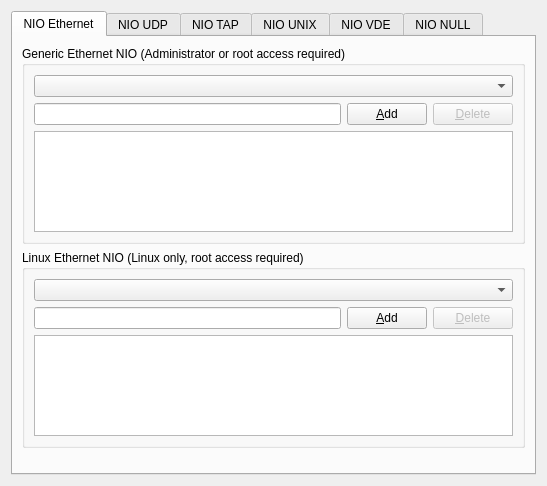
<?xml version="1.0" encoding="UTF-8"?>
<ui version="4.0">
 <class>CloudPage</class>
 <widget class="QWidget" name="CloudPage">
  <property name="geometry">
   <rect>
    <x>0</x>
    <y>0</y>
    <width>547</width>
    <height>486</height>
   </rect>
  </property>
  <property name="windowTitle">
   <string>Cloud</string>
  </property>
  <layout class="QVBoxLayout">
   <item>
    <widget class="QTabWidget" name="tabWidget">
     <property name="currentIndex">
      <number>0</number>
     </property>
     <widget class="QWidget" name="tab">
      <attribute name="title">
       <string>NIO Ethernet</string>
      </attribute>
      <layout class="QVBoxLayout">
       <item>
        <widget class="QGroupBox" name="groupBox">
         <property name="title">
          <string>Generic Ethernet NIO (Administrator or root access required)</string>
         </property>
         <layout class="QGridLayout">
          <item row="0" column="0" colspan="3">
           <widget class="QComboBox" name="comboBoxGenEth">
            <property name="sizePolicy">
             <sizepolicy hsizetype="Expanding" vsizetype="Fixed">
              <horstretch>0</horstretch>
              <verstretch>0</verstretch>
             </sizepolicy>
            </property>
            <property name="sizeAdjustPolicy">
             <enum>QComboBox::AdjustToContents</enum>
            </property>
           </widget>
          </item>
          <item row="1" column="0">
           <widget class="QLineEdit" name="lineEditGenEth"/>
          </item>
          <item row="1" column="1">
           <widget class="QPushButton" name="pushButtonAddGenericEth">
            <property name="text">
             <string>&amp;Add</string>
            </property>
           </widget>
          </item>
          <item row="1" column="2">
           <widget class="QPushButton" name="pushButtonDeleteGenericEth">
            <property name="enabled">
             <bool>false</bool>
            </property>
            <property name="text">
             <string>&amp;Delete</string>
            </property>
           </widget>
          </item>
          <item row="2" column="0" colspan="3">
           <widget class="QListWidget" name="listWidgetGenericEth"/>
          </item>
         </layout>
        </widget>
       </item>
       <item>
        <widget class="QGroupBox" name="groupBox_2">
         <property name="sizePolicy">
          <sizepolicy hsizetype="Preferred" vsizetype="Preferred">
           <horstretch>0</horstretch>
           <verstretch>0</verstretch>
          </sizepolicy>
         </property>
         <property name="title">
          <string>Linux Ethernet NIO (Linux only, root access required)</string>
         </property>
         <layout class="QGridLayout">
          <item row="0" column="0" colspan="3">
           <widget class="QComboBox" name="comboBoxLinuxEth">
            <property name="sizePolicy">
             <sizepolicy hsizetype="Expanding" vsizetype="Fixed">
              <horstretch>0</horstretch>
              <verstretch>0</verstretch>
             </sizepolicy>
            </property>
           </widget>
          </item>
          <item row="1" column="0">
           <widget class="QLineEdit" name="lineEditLinuxEth"/>
          </item>
          <item row="1" column="1">
           <widget class="QPushButton" name="pushButtonAddLinuxEth">
            <property name="text">
             <string>&amp;Add</string>
            </property>
           </widget>
          </item>
          <item row="1" column="2">
           <widget class="QPushButton" name="pushButtonDeleteLinuxEth">
            <property name="enabled">
             <bool>false</bool>
            </property>
            <property name="text">
             <string>&amp;Delete</string>
            </property>
           </widget>
          </item>
          <item row="2" column="0" colspan="3">
           <widget class="QListWidget" name="listWidgetLinuxEth"/>
          </item>
         </layout>
        </widget>
       </item>
       <item>
        <spacer>
         <property name="orientation">
          <enum>Qt::Vertical</enum>
         </property>
         <property name="sizeType">
          <enum>QSizePolicy::Fixed</enum>
         </property>
         <property name="sizeHint" stdset="0">
          <size>
           <width>21</width>
           <height>16</height>
          </size>
         </property>
        </spacer>
       </item>
      </layout>
     </widget>
     <widget class="QWidget" name="tab_2">
      <attribute name="title">
       <string>NIO UDP</string>
      </attribute>
      <layout class="QGridLayout">
       <item row="0" column="0" colspan="2">
        <widget class="QGroupBox" name="groupBox_3">
         <property name="title">
          <string>Settings</string>
         </property>
         <layout class="QGridLayout">
          <item row="0" column="0">
           <widget class="QLabel" name="label">
            <property name="text">
             <string>Local port:</string>
            </property>
           </widget>
          </item>
          <item row="0" column="1">
           <widget class="QSpinBox" name="spinBoxLocalPort">
            <property name="sizePolicy">
             <sizepolicy hsizetype="Expanding" vsizetype="Fixed">
              <horstretch>0</horstretch>
              <verstretch>0</verstretch>
             </sizepolicy>
            </property>
            <property name="maximum">
             <number>65535</number>
            </property>
            <property name="value">
             <number>30000</number>
            </property>
           </widget>
          </item>
          <item row="1" column="0">
           <widget class="QLabel" name="label_2">
            <property name="text">
             <string>Remote host:</string>
            </property>
           </widget>
          </item>
          <item row="1" column="1">
           <widget class="QLineEdit" name="lineEditRemoteHost">
            <property name="sizePolicy">
             <sizepolicy hsizetype="Expanding" vsizetype="Fixed">
              <horstretch>0</horstretch>
              <verstretch>0</verstretch>
             </sizepolicy>
            </property>
            <property name="text">
             <string>127.0.0.1</string>
            </property>
           </widget>
          </item>
          <item row="2" column="0">
           <widget class="QLabel" name="label_3">
            <property name="text">
             <string>Remote port:</string>
            </property>
           </widget>
          </item>
          <item row="2" column="1">
           <widget class="QSpinBox" name="spinBoxRemotePort">
            <property name="sizePolicy">
             <sizepolicy hsizetype="Expanding" vsizetype="Fixed">
              <horstretch>0</horstretch>
              <verstretch>0</verstretch>
             </sizepolicy>
            </property>
            <property name="maximum">
             <number>65535</number>
            </property>
            <property name="value">
             <number>20000</number>
            </property>
           </widget>
          </item>
         </layout>
        </widget>
       </item>
       <item row="0" column="2" rowspan="2">
        <widget class="QGroupBox" name="groupBox_4">
         <property name="title">
          <string>NIOs</string>
         </property>
         <layout class="QVBoxLayout">
          <item>
           <widget class="QListWidget" name="listWidgetUDP"/>
          </item>
         </layout>
        </widget>
       </item>
       <item row="1" column="0">
        <widget class="QPushButton" name="pushButtonAddUDP">
         <property name="text">
          <string>&amp;Add</string>
         </property>
        </widget>
       </item>
       <item row="1" column="1">
        <widget class="QPushButton" name="pushButtonDeleteUDP">
         <property name="enabled">
          <bool>false</bool>
         </property>
         <property name="text">
          <string>&amp;Delete</string>
         </property>
        </widget>
       </item>
       <item row="2" column="1">
        <spacer>
         <property name="orientation">
          <enum>Qt::Vertical</enum>
         </property>
         <property name="sizeHint" stdset="0">
          <size>
           <width>20</width>
           <height>211</height>
          </size>
         </property>
        </spacer>
       </item>
      </layout>
     </widget>
     <widget class="QWidget" name="tab_3">
      <attribute name="title">
       <string>NIO TAP</string>
      </attribute>
      <layout class="QVBoxLayout">
       <item>
        <widget class="QGroupBox" name="groupBox_5">
         <property name="title">
          <string>TAP interface (require root access)</string>
         </property>
         <layout class="QGridLayout">
          <item row="0" column="0">
           <widget class="QLineEdit" name="lineEditTAP"/>
          </item>
          <item row="0" column="1">
           <widget class="QPushButton" name="pushButtonAddTAP">
            <property name="text">
             <string>&amp;Add</string>
            </property>
           </widget>
          </item>
          <item row="0" column="2">
           <widget class="QPushButton" name="pushButtonDeleteTAP">
            <property name="enabled">
             <bool>false</bool>
            </property>
            <property name="text">
             <string>&amp;Delete</string>
            </property>
           </widget>
          </item>
          <item row="1" column="0" colspan="3">
           <widget class="QListWidget" name="listWidgetTAP"/>
          </item>
         </layout>
        </widget>
       </item>
       <item>
        <spacer>
         <property name="orientation">
          <enum>Qt::Vertical</enum>
         </property>
         <property name="sizeHint" stdset="0">
          <size>
           <width>20</width>
           <height>191</height>
          </size>
         </property>
        </spacer>
       </item>
      </layout>
     </widget>
     <widget class="QWidget" name="tab_4">
      <attribute name="title">
       <string>NIO UNIX</string>
      </attribute>
      <layout class="QGridLayout">
       <item row="0" column="0" colspan="2">
        <widget class="QGroupBox" name="groupBox_7">
         <property name="title">
          <string>Settings</string>
         </property>
         <layout class="QGridLayout">
          <item row="0" column="0">
           <layout class="QGridLayout">
            <item row="0" column="0">
             <widget class="QLabel" name="label_5">
              <property name="text">
               <string>Local file:</string>
              </property>
             </widget>
            </item>
            <item row="1" column="0">
             <widget class="QLineEdit" name="lineEditUNIXLocalFile">
              <property name="sizePolicy">
               <sizepolicy hsizetype="Expanding" vsizetype="Fixed">
                <horstretch>0</horstretch>
                <verstretch>0</verstretch>
               </sizepolicy>
              </property>
             </widget>
            </item>
           </layout>
          </item>
          <item row="1" column="0">
           <layout class="QGridLayout">
            <item row="0" column="0">
             <widget class="QLabel" name="label_6">
              <property name="text">
               <string>Remote file:</string>
              </property>
             </widget>
            </item>
            <item row="1" column="0">
             <widget class="QLineEdit" name="lineEditUNIXRemoteFile">
              <property name="sizePolicy">
               <sizepolicy hsizetype="Expanding" vsizetype="Fixed">
                <horstretch>0</horstretch>
                <verstretch>0</verstretch>
               </sizepolicy>
              </property>
             </widget>
            </item>
           </layout>
          </item>
         </layout>
        </widget>
       </item>
       <item row="0" column="2" rowspan="3">
        <widget class="QGroupBox" name="groupBox_6">
         <property name="title">
          <string>NIOs</string>
         </property>
         <layout class="QVBoxLayout">
          <item>
           <widget class="QListWidget" name="listWidgetUNIX">
            <property name="sizePolicy">
             <sizepolicy hsizetype="Expanding" vsizetype="Minimum">
              <horstretch>0</horstretch>
              <verstretch>0</verstretch>
             </sizepolicy>
            </property>
           </widget>
          </item>
         </layout>
        </widget>
       </item>
       <item row="1" column="0">
        <widget class="QPushButton" name="pushButtonAddUNIX">
         <property name="text">
          <string>&amp;Add</string>
         </property>
        </widget>
       </item>
       <item row="1" column="1">
        <widget class="QPushButton" name="pushButtonDeleteUNIX">
         <property name="enabled">
          <bool>false</bool>
         </property>
         <property name="text">
          <string>&amp;Delete</string>
         </property>
        </widget>
       </item>
       <item row="2" column="0" rowspan="2" colspan="2">
        <spacer>
         <property name="orientation">
          <enum>Qt::Vertical</enum>
         </property>
         <property name="sizeType">
          <enum>QSizePolicy::Fixed</enum>
         </property>
         <property name="sizeHint" stdset="0">
          <size>
           <width>160</width>
           <height>190</height>
          </size>
         </property>
        </spacer>
       </item>
       <item row="3" column="2">
        <spacer>
         <property name="orientation">
          <enum>Qt::Vertical</enum>
         </property>
         <property name="sizeHint" stdset="0">
          <size>
           <width>196</width>
           <height>132</height>
          </size>
         </property>
        </spacer>
       </item>
      </layout>
     </widget>
     <widget class="QWidget" name="tab_5">
      <attribute name="title">
       <string>NIO VDE</string>
      </attribute>
      <layout class="QGridLayout">
       <item row="0" column="0" colspan="2">
        <widget class="QGroupBox" name="groupBox_8">
         <property name="title">
          <string>Settings</string>
         </property>
         <layout class="QGridLayout">
          <item row="0" column="0">
           <layout class="QGridLayout">
            <item row="0" column="0">
             <widget class="QLabel" name="label_7">
              <property name="text">
               <string>Control file:</string>
              </property>
             </widget>
            </item>
            <item row="1" column="0">
             <widget class="QLineEdit" name="lineEditVDEControlFile">
              <property name="sizePolicy">
               <sizepolicy hsizetype="Expanding" vsizetype="Fixed">
                <horstretch>0</horstretch>
                <verstretch>0</verstretch>
               </sizepolicy>
              </property>
             </widget>
            </item>
           </layout>
          </item>
          <item row="1" column="0">
           <layout class="QGridLayout">
            <item row="0" column="0">
             <widget class="QLabel" name="label_8">
              <property name="text">
               <string>Local file:</string>
              </property>
             </widget>
            </item>
            <item row="1" column="0">
             <widget class="QLineEdit" name="lineEditVDELocalFile">
              <property name="sizePolicy">
               <sizepolicy hsizetype="Expanding" vsizetype="Fixed">
                <horstretch>0</horstretch>
                <verstretch>0</verstretch>
               </sizepolicy>
              </property>
             </widget>
            </item>
           </layout>
          </item>
         </layout>
        </widget>
       </item>
       <item row="0" column="2" rowspan="3">
        <widget class="QGroupBox" name="groupBox_9">
         <property name="title">
          <string>NIOs</string>
         </property>
         <layout class="QVBoxLayout">
          <item>
           <widget class="QListWidget" name="listWidgetVDE">
            <property name="sizePolicy">
             <sizepolicy hsizetype="Expanding" vsizetype="Minimum">
              <horstretch>0</horstretch>
              <verstretch>0</verstretch>
             </sizepolicy>
            </property>
           </widget>
          </item>
         </layout>
        </widget>
       </item>
       <item row="1" column="0">
        <widget class="QPushButton" name="pushButtonAddVDE">
         <property name="text">
          <string>&amp;Add</string>
         </property>
        </widget>
       </item>
       <item row="1" column="1">
        <widget class="QPushButton" name="pushButtonDeleteVDE">
         <property name="enabled">
          <bool>false</bool>
         </property>
         <property name="text">
          <string>&amp;Delete</string>
         </property>
        </widget>
       </item>
       <item row="2" column="0" rowspan="2" colspan="2">
        <spacer>
         <property name="orientation">
          <enum>Qt::Vertical</enum>
         </property>
         <property name="sizeType">
          <enum>QSizePolicy::Fixed</enum>
         </property>
         <property name="sizeHint" stdset="0">
          <size>
           <width>161</width>
           <height>201</height>
          </size>
         </property>
        </spacer>
       </item>
       <item row="3" column="2">
        <spacer>
         <property name="orientation">
          <enum>Qt::Vertical</enum>
         </property>
         <property name="sizeHint" stdset="0">
          <size>
           <width>196</width>
           <height>132</height>
          </size>
         </property>
        </spacer>
       </item>
      </layout>
     </widget>
     <widget class="QWidget" name="tab_6">
      <attribute name="title">
       <string>NIO NULL</string>
      </attribute>
      <layout class="QGridLayout">
       <item row="0" column="0" colspan="2">
        <widget class="QGroupBox" name="groupBox_11">
         <property name="title">
          <string>Settings</string>
         </property>
         <layout class="QGridLayout">
          <item row="0" column="0">
           <widget class="QLabel" name="label_9">
            <property name="text">
             <string>Identifier:</string>
            </property>
           </widget>
          </item>
          <item row="1" column="0">
           <widget class="QLineEdit" name="lineEditNullIdentifer">
            <property name="sizePolicy">
             <sizepolicy hsizetype="Expanding" vsizetype="Fixed">
              <horstretch>0</horstretch>
              <verstretch>0</verstretch>
             </sizepolicy>
            </property>
           </widget>
          </item>
         </layout>
        </widget>
       </item>
       <item row="0" column="2" rowspan="3">
        <widget class="QGroupBox" name="groupBox_10">
         <property name="title">
          <string>NIOs</string>
         </property>
         <layout class="QVBoxLayout">
          <item>
           <widget class="QListWidget" name="listWidgetNull">
            <property name="sizePolicy">
             <sizepolicy hsizetype="Expanding" vsizetype="Minimum">
              <horstretch>0</horstretch>
              <verstretch>0</verstretch>
             </sizepolicy>
            </property>
           </widget>
          </item>
         </layout>
        </widget>
       </item>
       <item row="1" column="0">
        <widget class="QPushButton" name="pushButtonAddNull">
         <property name="text">
          <string>&amp;Add</string>
         </property>
        </widget>
       </item>
       <item row="1" column="1">
        <widget class="QPushButton" name="pushButtonDeleteNull">
         <property name="enabled">
          <bool>false</bool>
         </property>
         <property name="text">
          <string>&amp;Delete</string>
         </property>
        </widget>
       </item>
       <item row="2" column="0" rowspan="2" colspan="2">
        <spacer>
         <property name="orientation">
          <enum>Qt::Vertical</enum>
         </property>
         <property name="sizeHint" stdset="0">
          <size>
           <width>20</width>
           <height>261</height>
          </size>
         </property>
        </spacer>
       </item>
       <item row="3" column="2">
        <spacer>
         <property name="orientation">
          <enum>Qt::Vertical</enum>
         </property>
         <property name="sizeHint" stdset="0">
          <size>
           <width>20</width>
           <height>181</height>
          </size>
         </property>
        </spacer>
       </item>
      </layout>
     </widget>
    </widget>
   </item>
  </layout>
 </widget>
 <resources/>
 <connections/>
</ui>
